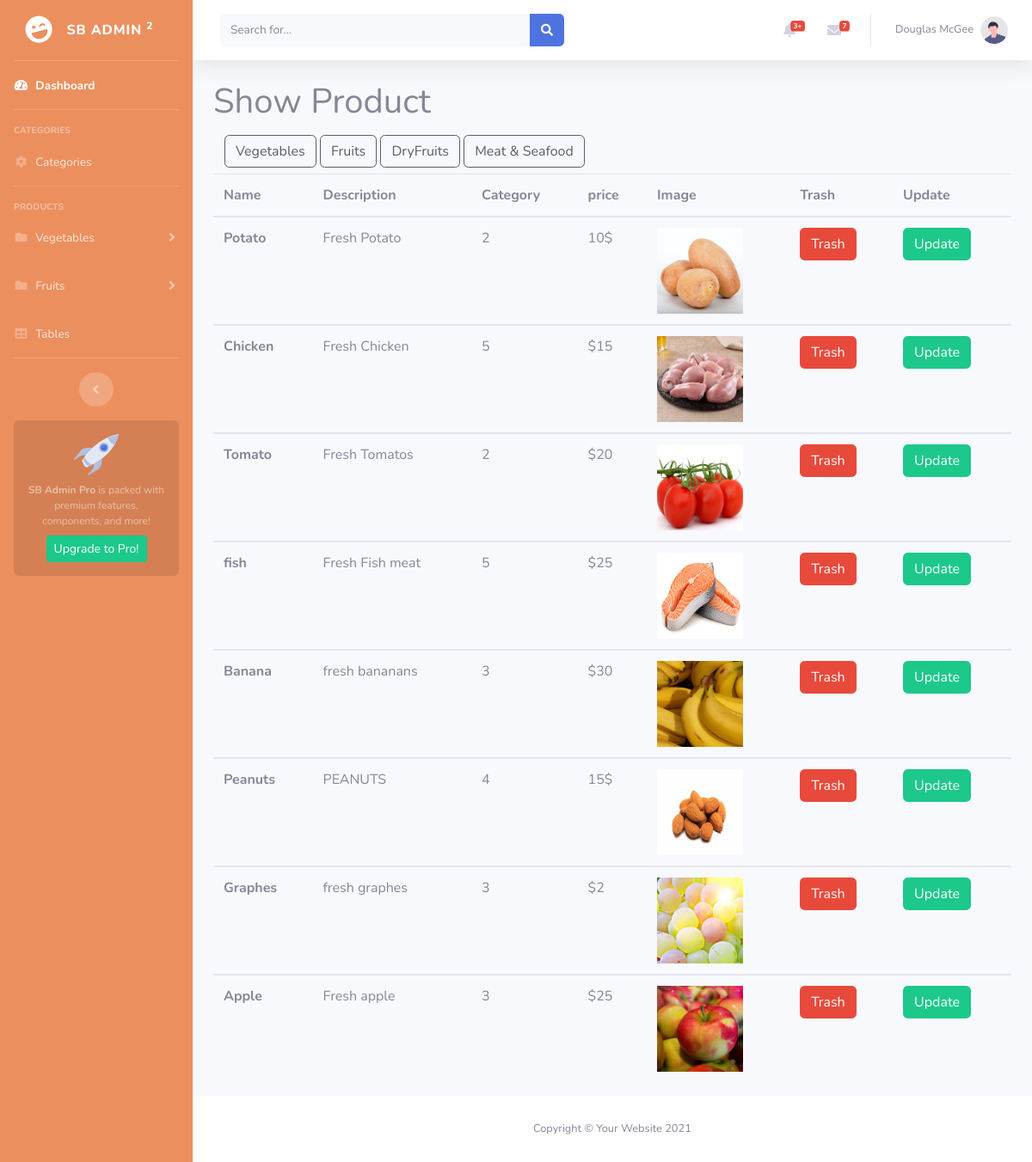
The app's page /admin-pro/showpro.php with its own data.
### tables this page shows
CREATE TABLE `category` (
  `cat_id` int(255) NOT NULL,
  `cat_name` varchar(255) NOT NULL,
  `cat_image` varchar(255) NOT NULL
);

CREATE TABLE `product` (
  `pro_id` int(255) NOT NULL,
  `pro_name` varchar(255) NOT NULL,
  `pro_des` text NOT NULL,
  `category` int(255) NOT NULL,
  `pro_price` varchar(255) NOT NULL,
  `pro_image` varchar(255) NOT NULL,
  `status` tinyint(1) NOT NULL DEFAULT 1
);

### admin-pro/showpro.php (the view, shortened to what this page needs)
<?php
include("config.php");
include('includes/header.php');
include('includes/sidebar.php');
include('includes/topbar.php');
$select_pro="SELECT*FROM `product` as p inner join `category` as c on p.category=c.cat_id where status='1'";
$query=mysqli_query($connection,$select_pro);
if (mysqli_num_rows($query)>0) {
?>
<div class="container">
    <h1>Show Product</h1>
    <div class="btn">
<?php
$sel="SELECT * from `category` as c ";
$run=mysqli_query($connection,$sel);
if (mysqli_num_rows($run)>0) {
  while ($row=mysqli_fetch_assoc($run)) {
?>
    <button class="btn btn-outline-dark"><?php echo $row['cat_name']?></button>
   <?php
}
}
   ?>
    </div>
<table class="table">
  <thead>
    <tr>
      <th scope="col">Name</th>
      <th scope="col">Description</th>
      <th scope="col">Category </th>
      <th scope="col">price</th>
      <th scope="col">Image</th>
      <th scope="col">Trash</th>
      <th scope="col">Update</th>
    </tr>
  </thead>
  <?php
   while ($pro=mysqli_fetch_assoc($query)) {
  ?>
  <tbody>
    <tr>
      <th scope="row"><?php echo $pro['pro_name']?></th>
      <td><?php echo $pro['pro_des']?></td>
      <td><?php echo $pro['category']?></td>
      <td><?php echo $pro['pro_price']?></td>
      <td><img src="<?php echo 'images/'.$pro['pro_image']?>" width="100px" height="100px" ></td>
      <td><a href="trash.php?id=<?php echo $pro['pro_id']?>" class="btn btn-danger">Trash</a></td>
      <td><a href="proupdate.php?id=<?php echo $pro['pro_id']?>" class="btn btn-success">Update</a></td>
    </tr>
    <?php
     }
    }
    ?>
  </tbody>
</table>
</div>
<?php
include('includes/footer.php');
?>

### admin-pro/includes/header.php (shortened to what this page needs)
<!DOCTYPE html>
<html lang="en">
<head>
    <link href="vendor/fontawesome-free/css/all.min.css" rel="stylesheet" type="text/css">
    <link href="css/sb-admin-2.min.css" rel="stylesheet">
</head>
<body id="page-top">

### admin-pro/includes/sidebar.php (shortened to what this page needs)
<div id="wrapper">
<ul class="navbar-nav  sidebar sidebar-dark accordion" id="accordionSidebar" style="background-color:#EC8F5E;">
    <a class="sidebar-brand d-flex align-items-center justify-content-center" href="index.html">
        <div class="sidebar-brand-icon rotate-n-15">
            <i class="fas fa-laugh-wink"></i>
        </div>
        <div class="sidebar-brand-text mx-3">SB Admin <sup>2</sup></div>
    </a>
    <hr class="sidebar-divider my-0">
    <li class="nav-item active">
        <a class="nav-link" href="index.php">
            <i class="fas fa-fw fa-tachometer-alt"></i>
            <span>Dashboard</span></a>
    </li>
    <hr class="sidebar-divider">
    <div class="sidebar-heading">
    Categories
    </div>
    <li class="nav-item">
        <a class="nav-link collapsed" href="addcat.php"  data-target="#collapseTwo"
            aria-expanded="true" aria-controls="collapseTwo">
            <i class="fas fa-fw fa-cog"></i>
            <span>Categories</span>
        </a>
    </li>
    <hr class="sidebar-divider">
    <div class="sidebar-heading">
        Products
    </div>
    <li class="nav-item">
        <a class="nav-link collapsed" href="#" data-toggle="collapse" data-target="#collapsePages"
            aria-expanded="true" aria-controls="collapsePages">
            <i class="fas fa-fw fa-folder"></i>
            <span>Vegetables</span>
        </a>
    </li>
    <li class="nav-item">
        <a class="nav-link collapsed" href="#" data-toggle="collapse" data-target="#collapsePage"
            aria-expanded="true" aria-controls="collapsePage">
            <i class="fas fa-fw fa-folder"></i>
            <span>Fruits</span>
        </a>
    </li>
    <li class="nav-item">
        <a class="nav-link" href="tables.html">
            <i class="fas fa-fw fa-table"></i>
            <span>Tables</span></a>
    </li>
       <hr class="sidebar-divider d-none d-md-block">
<div class="text-center d-none d-md-inline">
    <button class="rounded-circle border-0" id="sidebarToggle"></button>
</div>
<div class="sidebar-card d-none d-lg-flex">
    <img class="sidebar-card-illustration mb-2" src="img/undraw_rocket.svg" alt="...">
    <p class="text-center mb-2"><strong>SB Admin Pro</strong> is packed with premium features, components, and more!</p>
    <a class="btn btn-success btn-sm" href="https://startbootstrap.com/theme/sb-admin-pro">Upgrade to Pro!</a>
</div>
</ul>

### admin-pro/includes/topbar.php (shortened to what this page needs)
 <div id="content-wrapper" class="d-flex flex-column">
<div id="content">
    <nav class="navbar navbar-expand navbar-light bg-white topbar mb-4 static-top shadow">
        <form
            class="d-none d-sm-inline-block form-inline mr-auto ml-md-3 my-2 my-md-0 mw-100 navbar-search">
            <div class="input-group">
                <input type="text" class="form-control bg-light border-0 small" placeholder="Search for..."
                    aria-label="Search" aria-describedby="basic-addon2">
                <div class="input-group-append">
                    <button class="btn btn-primary" type="button">
                        <i class="fas fa-search fa-sm"></i>
                    </button>
                </div>
            </div>
        </form>
        <ul class="navbar-nav ml-auto">
            <li class="nav-item dropdown no-arrow mx-1">
                <a class="nav-link dropdown-toggle" href="#" id="alertsDropdown" role="button"
                    data-toggle="dropdown" aria-haspopup="true" aria-expanded="false">
                    <i class="fas fa-bell fa-fw"></i>
                    <span class="badge badge-danger badge-counter">3+</span>
                </a>
            </li>
            <li class="nav-item dropdown no-arrow mx-1">
                <a class="nav-link dropdown-toggle" href="#" id="messagesDropdown" role="button"
                    data-toggle="dropdown" aria-haspopup="true" aria-expanded="false">
                    <i class="fas fa-envelope fa-fw"></i>
                    <span class="badge badge-danger badge-counter">7</span>
                </a>
            </li>
            <li class="nav-item dropdown no-arrow">
                <a class="nav-link dropdown-toggle" href="#" id="userDropdown" role="button"
                    data-toggle="dropdown" aria-haspopup="true" aria-expanded="false">
                    <span class="mr-2 d-none d-lg-inline text-gray-600 small">Douglas McGee</span>
                    <img class="img-profile rounded-circle"
                        src="img/undraw_profile.svg">
                </a>
            </li>
        </ul>
    </nav>

### admin-pro/includes/footer.php (shortened to what this page needs)
 <footer class="sticky-footer bg-white">
                <div class="container my-auto">
                    <div class="copyright text-center my-auto">
                        <span>Copyright &copy; Your Website 2021</span>
                    </div>
                </div>
            </footer>
        </div>
    </div>
</body>
</html>

### records on screen
category: cat_name "Vegetables"
category: cat_name "Fruits"
category: cat_name "DryFruits"
category: cat_name "Meat & Seafood"
product: pro_name "Potato", pro_des "Fresh Potato", category "2", pro_price "10$", pro_image (picture)
product: pro_name "Chicken", pro_des "Fresh Chicken", category "5", pro_price "$15", pro_image (picture)
product: pro_name "Tomato", pro_des "Fresh Tomatos", category "2", pro_price "$20", pro_image (picture)
product: pro_name "fish", pro_des "Fresh Fish meat", category "5", pro_price "$25", pro_image (picture)
product: pro_name "Banana", pro_des "fresh bananans", category "3", pro_price "$30", pro_image (picture)
product: pro_name "Peanuts", pro_des "PEANUTS", category "4", pro_price "15$", pro_image (picture)
product: pro_name "Graphes", pro_des "fresh graphes", category "3", pro_price "$2", pro_image (picture)
product: pro_name "Apple", pro_des "Fresh apple", category "3", pro_price "$25", pro_image (picture)
